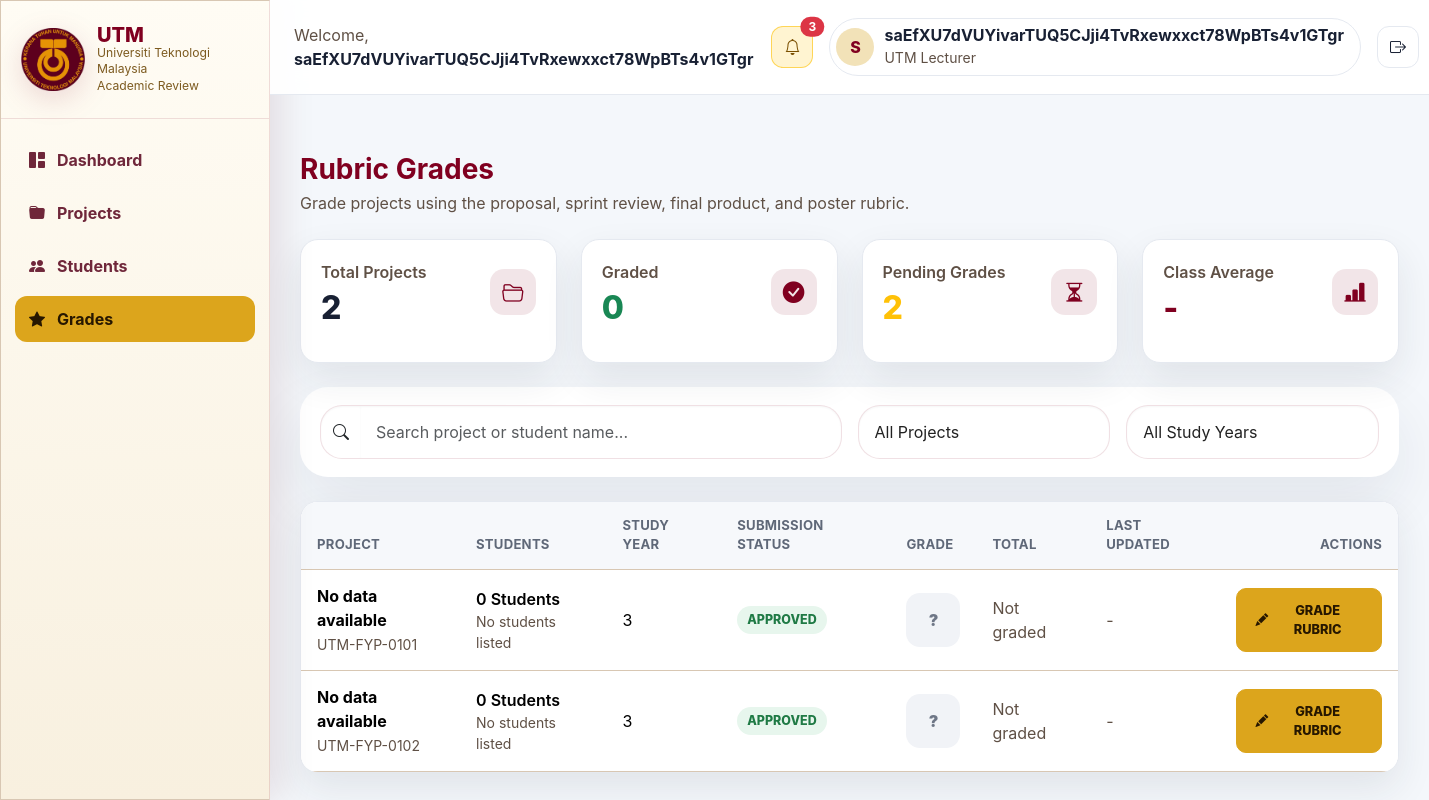
The page /lecturer/lecturer_grades.php (signed in) on the database its author committed.
### tables this page shows
CREATE TABLE projects (
  project_id INTEGER PRIMARY KEY AUTOINCREMENT,
  title_encrypted TEXT NOT NULL,
  description_encrypted TEXT,
  lecturer_id INTEGER REFERENCES users(user_id),
  study_year INTEGER CHECK (study_year BETWEEN 1 AND 5),
  created_at DATETIME DEFAULT CURRENT_TIMESTAMP
, category_encrypted TEXT, progress_percentage INTEGER NOT NULL DEFAULT 0);

### database/encryption.php (called while the page is built, shortened)
<?php
function getEncryptionKey(): string {
    $key = bin2hex(random_bytes(32));
    return $key;
}
function decryptData(string $encoded): string {
    $key = hex2bin(getEncryptionKey());
    $data = base64_decode($encoded);
    $iv = substr($data, 0, 12);
    $tag = substr($data, 12, 16);
    $ciphertext = substr($data, 28);
    $result = openssl_decrypt($ciphertext, 'aes-256-gcm', $key, OPENSSL_RAW_DATA, $iv, $tag, '');
    if ($result === false) {
        throw new RuntimeException('Decryption failed');
    }
    return $result;
}

### lecturer/lecturer_grades.php (the view, shortened to what this page needs)
<?php
require_once __DIR__ . '/../database/db.php';
function e($value): string
{
    return htmlspecialchars((string) $value, ENT_QUOTES, 'UTF-8');
}
function decryptValue(?string $value): string
{
    try {
        return decryptData($value);
    } catch (Throwable $error) {
        return '';
    }
}
function rubricMaxTotal(array $rubric): float
{
    $total = 0.0;
    foreach ($rubric as $section) {
        foreach ($section['criteria'] as $criterion) {
            $total += (float) $criterion['max'];
        }
    }
    return $total;
}
function formatScore(float $score): string
{
    return rtrim(rtrim(number_format($score, 2), '0'), '.');
}
$rubric = rubricDefinition();
$rubricMaxTotal = rubricMaxTotal($rubric);
$lecturerId = (int) ($_SESSION['user_id'] ?? 0);
$flashMessage = '';
$projects = [];
$statusLabels = ['pending' => 'Pending', 'approved' => 'Approved', 'rejected' => 'Rejected'];
try {
    $stmt = $db->prepare(
        "SELECT p.project_id, p.title_encrypted, p.study_year, p.created_at,
                s.submitted_at, s.status
         FROM projects p
         LEFT JOIN submissions s ON s.submission_id = (
             SELECT submission_id FROM submissions
             WHERE project_id = p.project_id
             ORDER BY submitted_at DESC
             LIMIT 1
         )
         WHERE p.lecturer_id = ?
         ORDER BY p.project_id ASC"
    );
    $stmt->execute([$lecturerId]);
    $projectRows = $stmt->fetchAll(PDO::FETCH_ASSOC);
    foreach ($projectRows as $row) {
        $students = [];
        $marks = null;
        $projects[] = [
            'id' => (int) $row['project_id'],
            'code' => 'UTM-FYP-' . str_pad((string) $row['project_id'], 4, '0', STR_PAD_LEFT),
            'title' => decryptValue($row['title_encrypted'] ?? '') ?: 'No data available',
            'study_year' => $row['study_year'] ?? '',
            'status' => $row['status'] ?: 'pending',
            'submitted_at' => $row['submitted_at'] ?? null,
            'students' => $students,
            'marks' => $marks,
        ];
    }
} catch (Throwable $error) {
    $flashMessage = $flashMessage ?: 'Unable to load grade data.';
    $flashType = 'danger';
}
$totalProjects = count($projects);
$gradedProjects = count(array_filter($projects, static fn($project) => $project['marks'] !== null));
$pendingGrades = $totalProjects - $gradedProjects;
$avgTotal = $gradedProjects > 0
    ? round(array_sum(array_map(
        static fn($project) => (float) ($project['marks']['percentage'] ?? 0),
        array_filter($projects, static fn($project) => $project['marks'] !== null)
    )) / $gradedProjects, 1)
    : 0;
?>
<?php
require_once __DIR__ . '/lecturer_header.php';
?>
        <div class="content">
            <section class="d-flex align-items-start justify-content-between flex-wrap gap-3 mb-4">
                <div>
                    <h1 class="h3 fw-bold mb-1" style="color:var(--lecturer-maroon);">Rubric Grades</h1>
                    <p class="text-muted mb-0">Grade projects using the proposal, sprint review, final product, and poster rubric.</p>
                </div>
            </section>
            <div class="row g-4 mb-4">
                <div class="col-12 col-sm-6 col-xl-3">
                    <article class="stat-card">
                        <div class="d-flex align-items-center justify-content-between gap-3">
                            <div>
                                <p class="text-muted fw-semibold mb-2">Total Projects</p>
                                <strong class="stat-value"><?= e($totalProjects) ?></strong>
                            </div>
                            <div class="stat-icon"><i class="bi bi-folder2-open"></i></div>
                        </div>
                    </article>
                </div>
                <div class="col-12 col-sm-6 col-xl-3">
                    <article class="stat-card">
                        <div class="d-flex align-items-center justify-content-between gap-3">
                            <div>
                                <p class="text-muted fw-semibold mb-2">Graded</p>
                                <strong class="stat-value text-success"><?= e($gradedProjects) ?></strong>
                            </div>
                            <div class="stat-icon"><i class="bi bi-check-circle-fill"></i></div>
                        </div>
                    </article>
                </div>
                <div class="col-12 col-sm-6 col-xl-3">
                    <article class="stat-card">
                        <div class="d-flex align-items-center justify-content-between gap-3">
                            <div>
                                <p class="text-muted fw-semibold mb-2">Pending Grades</p>
                                <strong class="stat-value text-warning"><?= e($pendingGrades) ?></strong>
                            </div>
                            <div class="stat-icon"><i class="bi bi-hourglass-split"></i></div>
                        </div>
                    </article>
                </div>
                <div class="col-12 col-sm-6 col-xl-3">
                    <article class="stat-card">
                        <div class="d-flex align-items-center justify-content-between gap-3">
                            <div>
                                <p class="text-muted fw-semibold mb-2">Class Average</p>
                                <strong class="stat-value" style="color:var(--lecturer-maroon);">
                                    <?= $gradedProjects > 0 ? e($avgTotal . '%') : '-' ?>
                                </strong>
                            </div>
                            <div class="stat-icon"><i class="bi bi-bar-chart-line-fill"></i></div>
                        </div>
                    </article>
                </div>
            </div>
            <section class="toolbar mb-4">
                <div class="row g-3 align-items-center">
                    <div class="col-12 col-lg">
                        <div class="input-group">
                            <span class="input-group-text search-control bg-white border-end-0">
                                <i class="bi bi-search"></i>
                            </span>
                            <input id="gradeSearch" class="form-control search-control border-start-0"
                                   type="search" placeholder="Search project or student name...">
                        </div>
                    </div>
                    <div class="col-12 col-sm-6 col-lg-3">
                        <select id="gradeFilter" class="form-select search-control">
                            <option value="all">All Projects</option>
                        </select>
                    </div>
                    <div class="col-12 col-sm-6 col-lg-3">
                        <select id="yearFilter" class="form-select search-control">
                            <option value="all">All Study Years</option>
                        </select>
                    </div>
                </div>
            </section>
            <?php if (!$projects): ?>
                <div class="empty-state">
                    <div><i class="bi bi-star fs-2 d-block mb-2"></i>No projects found for grading.</div>
                </div>
            <?php else: ?>
                <div class="dashboard-card p-0 overflow-hidden">
                    <div class="table-responsive">
                        <table class="table align-middle mb-0">
                            <thead>
                                <tr>
                                    <th>Project</th>
                                    <th>Students</th>
                                    <th>Study Year</th>
                                    <th>Submission Status</th>
                                    <th>Grade</th>
                                    <th>Total</th>
                                    <th>Last Updated</th>
                                    <th class="text-end">Actions</th>
                                </tr>
                            </thead>
                            <tbody id="gradeGrid">
                                <?php foreach ($projects as $project):
                                    $marks = $project['marks'];
                                    $isGraded = $marks !== null;
                                    $percentage = $isGraded ? (float) ($marks['percentage'] ?? 0) : 0;
                                    $rawTotal = $isGraded ? (float) ($marks['raw_total'] ?? 0) : 0;
                                    $maxTotal = $isGraded ? (float) ($marks['max_total'] ?? $rubricMaxTotal) : $rubricMaxTotal;
                                    $grade = $isGraded ? gradeLabel($percentage) : null;
                                    $scores = $isGraded ? ($marks['criteria_scores'] ?? []) : [];
                                    $searchText = strtolower($project['title'] . ' ' . implode(' ', $project['students']));
                                ?>
                                    <tr class="grade-item"
                                        data-graded="<?= $isGraded ? 'graded' : 'ungraded' ?>"
                                        data-year="<?= e($project['study_year']) ?>"
                                        data-search="<?= e($searchText) ?>">
                                        <td>
                                            <div class="fw-bold"><?= e($project['title']) ?></div>
                                            <small class="text-muted"><?= e($project['code']) ?></small>
                                        </td>
                                        <td>
                                            <div class="fw-semibold"><?= e(count($project['students'])) ?> Student<?= count($project['students']) !== 1 ? 's' : '' ?></div>
                                            <?php if ($project['students']): ?>
                                                <div class="small text-muted"><?= e(implode(', ', $project['students'])) ?></div>
                                            <?php else: ?>
                                                <div class="small text-muted">No students listed</div>
                                            <?php endif; ?>
                                        </td>
                                        <td><?= $project['study_year'] !== '' ? e($project['study_year']) : 'N/A' ?></td>
                                        <td><span class="status-badge status-<?= e($project['status']) ?>"><?= e($statusLabels[$project['status']] ?? $project['status']) ?></span></td>
                                        <td>
                                            <span class="grade-badge grade-<?= $isGraded ? e($grade) : 'ungraded' ?>">
                                                <?= $isGraded ? e($grade) : '?' ?>
                                            </span>
                                        </td>
                                        <td>
                                            <?php if ($isGraded): ?>
                                                <strong><?= e(formatScore($percentage)) ?>%</strong>
                                                <div class="small text-muted"><?= e(formatScore($rawTotal)) ?> / <?= e(formatScore($maxTotal)) ?></div>
                                            <?php else: ?>
                                                <span class="text-muted">Not graded</span>
                                            <?php endif; ?>
                                        </td>
                                        <td>
                                            <?= !empty($marks['saved_at']) ? e(date('d/m/Y H:i', strtotime($marks['saved_at']))) : '<span class="text-muted">-</span>' ?>
                                        </td>
                                        <td class="text-end">
                                            <div class="d-inline-flex flex-wrap justify-content-end gap-2">
                                                <button class="btn btn-assign"
                                                        type="button"
                                                        data-bs-toggle="modal"
                                                        data-bs-target="#marksModal"
                                                        data-project-id="<?= e($project['id']) ?>"
                                                        data-project-title="<?= e($project['title']) ?>"
                                                        data-scores="<?= e(json_encode($scores)) ?>">
                                                    <i class="bi bi-pencil-fill me-1"></i>
                                                    <?= $isGraded ? 'Edit Rubric' : 'Grade Rubric' ?>
                                                </button>
                                            </div>
                                        </td>
                                    </tr>
                                <?php endforeach; ?>
                            </tbody>
                        </table>
                    </div>
                </div>
            <?php endif; ?>
        </div>
    </main>
</div>
</body>
</html>

### public/utm-theme.css (style rules this page uses)
:root { --utm-maroon: #800020; --utm-maroon-dark: #500014; --utm-gold: #F2A900; --utm-gold-soft: #f9d67b; --utm-white: #FFFFFF; --utm-dark: #222222; --utm-bg: #f5f2ee; --utm-surface: #ffffff; --utm-surface-soft: #fbf1e6; --utm-border: #d8c7b3; --utm-muted: #5f5045; --utm-shadow: 0 18px 46px rgba(0, 0, 0, 0.12); --utm-transition: 0.22s ease; }
* { box-sizing: border-box; }
html { scroll-behavior: smooth; }
body { margin: 0; min-height: 100%; font-family: 'DM Sans', 'Plus Jakarta Sans', sans-serif; color: var(--utm-dark); background: radial-gradient(circle at top left, rgba(242, 169, 0, 0.08), transparent 32%), linear-gradient(180deg, #fffdfa 0%, var(--utm-bg) 100%); }
button, input, select, textarea { font: inherit; }
.btn, .btn-primary, .btn-utm { display: inline-flex; align-items: center; justify-content: center; padding: 12px 18px; border-radius: 10px; border: none; background: var(--utm-maroon); color: var(--utm-white); cursor: pointer; transition: background var(--utm-transition), transform var(--utm-transition), box-shadow var(--utm-transition); }
.card, .login-card, .panel, .table, .table th, .table td, .navbar, .topbar, .sidebar, .form-control, .form-select, .footer, .badge { background: var(--utm-white); }
.card, .login-card, .panel, .form-control, .form-select, .sidebar, .topbar, .footer { border: 1px solid var(--utm-border); box-shadow: var(--utm-shadow); }
.form-control, .form-select, textarea { width: 100%; padding: 14px 16px; border-radius: 14px; border: 1.5px solid var(--utm-border); background: var(--utm-surface-soft); color: var(--utm-dark); transition: border-color var(--utm-transition), box-shadow var(--utm-transition); }
.text-muted { color: var(--utm-muted) !important; }
.table { width: 100%; border-collapse: collapse; }
.table th, .table td { padding: 14px 16px; border-bottom: 1px solid var(--utm-border); }
.table th { background: var(--utm-maroon); color: var(--utm-white); text-align: left; font-size: 0.92rem; letter-spacing: 0.02em; }
.status-approved { background: linear-gradient(180deg, #3ecf8e, #2bb36a); }

### rows shown on the page
projects: title "No data available", code "UTM-FYP-0101", count($project['students']) "0", study_year "3", status "APPROVED"
projects: title "No data available", code "UTM-FYP-0102", count($project['students']) "0", study_year "3", status "APPROVED"

### other values the page prints
$lecturerName "saEfXU7dVUYivarTUQ5CJji4TvRxewxxct78WpBTs4v1GTgr"
$unreadNotificationCount "3"
$lecturerInitials "S"
$totalProjects "2"
$gradedProjects "0"
$pendingGrades "2"
